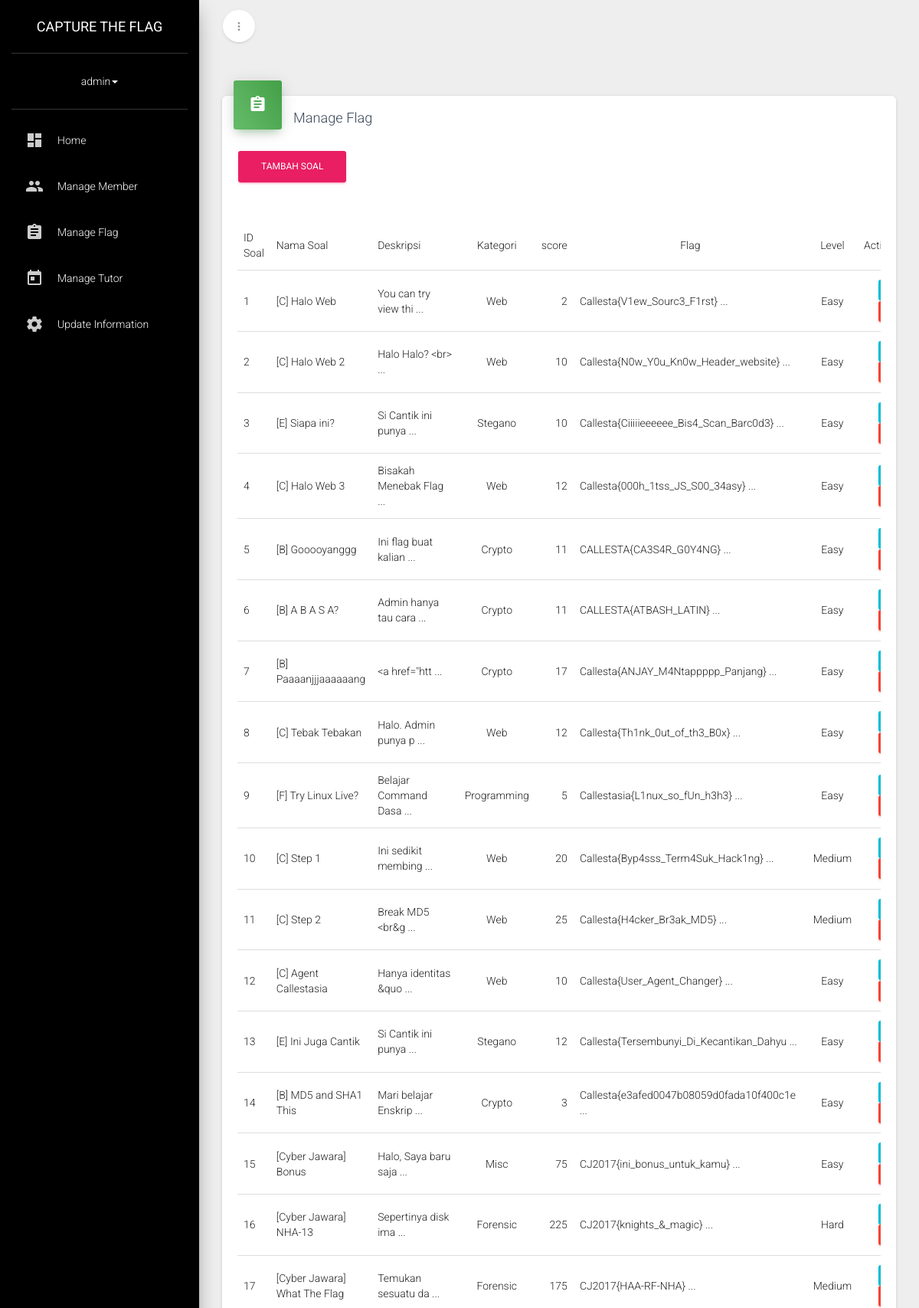
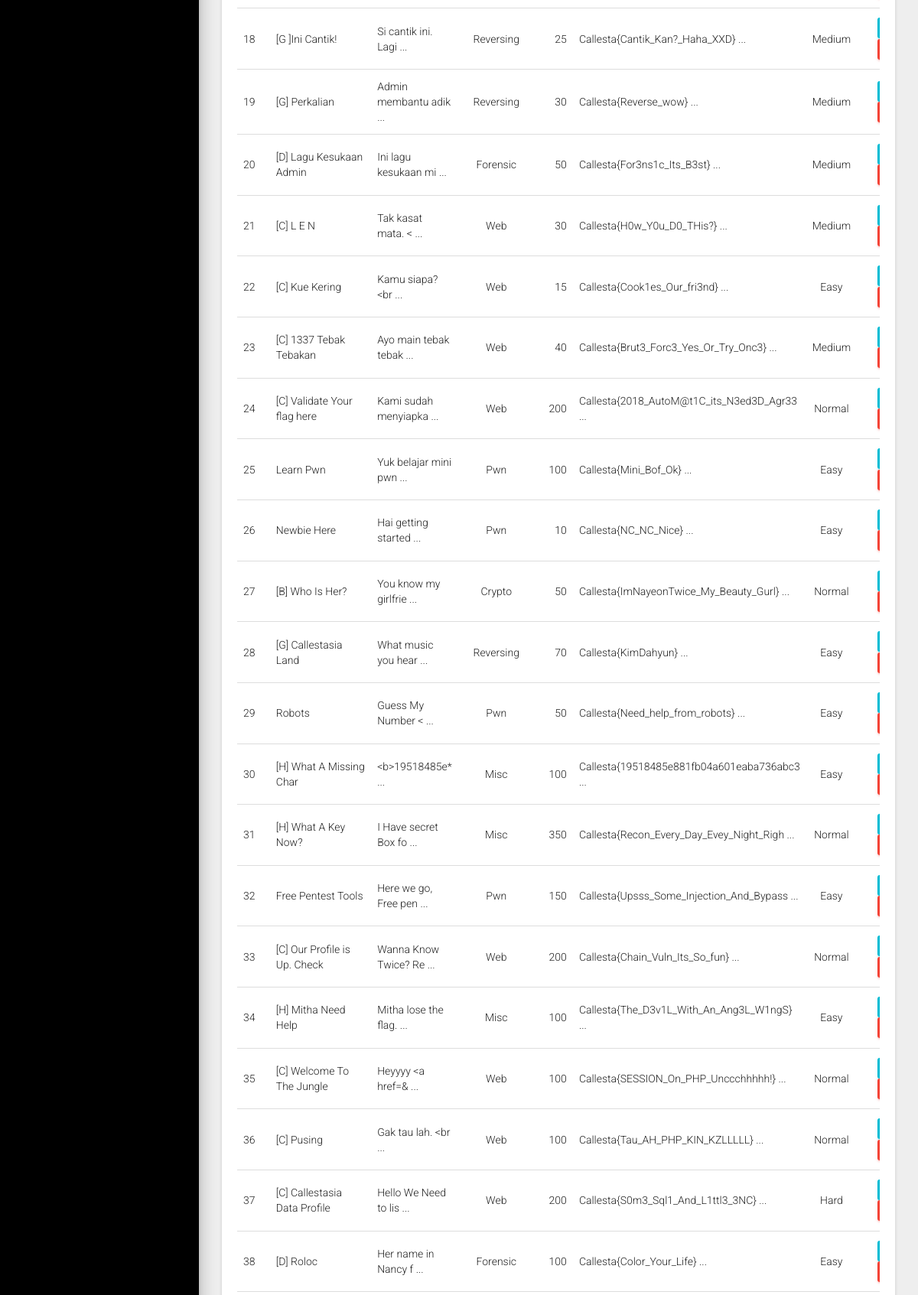
/admin/manage-flag (signed in, upper part), run on the app's committed database (2 pictures, top to bottom).
### tables this page shows
CREATE TABLE `submit` (
  `id` int(11) NOT NULL,
  `nama_soal` varchar(100) NOT NULL,
  `deskripsi` text NOT NULL,
  `kategori` varchar(100) NOT NULL,
  `score` int(11) NOT NULL,
  `flag` varchar(100) NOT NULL,
  `level` varchar(100) NOT NULL,
  `file` varchar(100) NOT NULL
);

### modules/db.class.php (called while the page is built, shortened)
<?php
class Database
{
	public function tampilkan_flag_list(){
		$action = mysql_query("SELECT * FROM `submit`");
		while ($row = mysql_fetch_array($action)) {
			$flag[] = array(
				'id' 		=> $row['id'],
				'nama_soal' => $row['nama_soal'],
				'deskripsi'	=> htmlspecialchars($row['deskripsi']),
				'kategori'  => $row['kategori'],
				'score' 	=> $row['score'],
				'flag'		=> $row['flag'],
				'level'		=> $row['level'],
			);
		}
		return $flag;
	}
}

### admin/manage-flag.php (the view, shortened to what this page needs)
<?php
require_once('../modules/db.class.php');
$Modules = new Modules;$Modules->isAdmin();
$Database = new Database;
?>
<!DOCTYPE html>
<html>
<head>
<?= $Modules->header("Manage Flag");?>
</head>
<body>
	<div class="wrapper">
	<?= $Modules->slideMenu();?>
	<div class="main-panel">
		<nav class="navbar navbar-transparent navbar-absolute">
			<div class="container-fluid">
				<div class="navbar-minimize">
					<button id="minimizeSidebar" class="btn btn-round btn-white btn-fill btn-just-icon">
						<i class="material-icons visible-on-sidebar-regular">more_vert</i>
					</button>
				</div>
			</div>
		</nav>
		<div class="content">
			<div class="container-fluid">
				<div class="row">
					<div class="col-md-12">
											<div class="card">
						<div class="card-header card-header-icon" data-background-color="green">
							<i class="material-icons">assignment</i>
						</div>
						<div class="card-content">
							<h4 class="card-title">Manage Flag</h4>
							<div class="row">
								<div class="col-md-12">
								<a href="tambahsoal" class="btn btn-rose" role="button">Tambah Soal</a>
									<div class="table-responsive table-sales">
										<table class="table">
											<tbody>
												<tr>
													<td>ID Soal</td>
													<td>Nama Soal</td>
													<td>Deskripsi</td>
													<td class="text-center">Kategori</td>
													<td class="text-center">score</td>
													<td class="text-center">Flag</td>
													<td class="text-center">Level</td>
													<td class="text-right">
														Actions
													</td>
												</tr>
												<?php
													$datarray = $Database->tampilkan_flag_list();
													foreach ($datarray as $key => $data) {?>
														<tr>
															<td><?= ($key+1); ?></td>
															<td><?= $data['nama_soal']; ?></td>
															<td><?php echo substr($data['deskripsi'],0,20);?> ...</td>
															<td class="text-center"><?=$data['kategori']?></td>
															<td class="text-right"><?= $data['score']; ?></td>
															<td><?php echo substr($data['flag'],0,40);?> ...</td>
															<td class="text-center"><?= $data['level']; ?></td>
															<td class="td-actions text-right">
																<a href="edit/<?= $data['id']; ?>/soal" class="btn btn-info" role="button"><i class="material-icons">edit</i></a>
																<a href="delete/<?= $data['id']; ?>/flag" class="btn btn-danger" role="button"><i class="material-icons">close</i></a>
															</td>
														</tr>
													<?php
													}
												?>
											</tbody>
										</table>
									</div>
								</div>
							</div>
						</div>
					</div>
					</div>
				</div>
			</div>
		</div>
	</div>
	</div>
</body>
</html>

### data on the page
submit: nama_soal "[C] Halo Web", deskripsi "You can try view thi", kategori "Web", score "2", flag "Callesta{V1ew_Sourc3_F1rst}", level "Easy"
submit: nama_soal "[C] Halo Web 2", deskripsi "Halo Halo? <br>", kategori "Web", score "10", flag "Callesta{N0w_Y0u_Kn0w_Header_website}", level "Easy"
submit: nama_soal "[E] Siapa ini?", deskripsi "Si Cantik ini punya", kategori "Stegano", score "10", flag "Callesta{Ciiiiieeeeee_Bis4_Scan_Barc0d3}", level "Easy"
submit: nama_soal "[C] Halo Web 3", deskripsi "Bisakah Menebak Flag", kategori "Web", score "12", flag "Callesta{000h_1tss_JS_S00_34asy}", level "Easy"
submit: nama_soal "[B] Gooooyanggg", deskripsi "Ini flag buat kalian", kategori "Crypto", score "11", flag "CALLESTA{CA3S4R_G0Y4NG}", level "Easy"
submit: nama_soal "[B] A B A S A?", deskripsi "Admin hanya tau cara", kategori "Crypto", score "11", flag "CALLESTA{ATBASH_LATIN}", level "Easy"
submit: nama_soal "[B] Paaaanjjjaaaaaang", deskripsi "<a href=\"htt", kategori "Crypto", score "17", flag "Callesta{ANJAY_M4Ntappppp_Panjang}", level "Easy"
submit: nama_soal "[C] Tebak Tebakan", deskripsi "Halo. Admin punya p", kategori "Web", score "12", flag "Callesta{Th1nk_0ut_of_th3_B0x}", level "Easy"
submit: nama_soal "[F] Try Linux Live?", deskripsi "Belajar Command Dasa", kategori "Programming", score "5", flag "Callestasia{L1nux_so_fUn_h3h3}", level "Easy"
submit: nama_soal "[C] Step 1", deskripsi "Ini sedikit membing", kategori "Web", score "20", flag "Callesta{Byp4sss_Term4Suk_Hack1ng}", level "Medium"
submit: nama_soal "[C] Step 2", deskripsi "Break MD5 <br&g", kategori "Web", score "25", flag "Callesta{H4cker_Br3ak_MD5}", level "Medium"
submit: nama_soal "[C] Agent Callestasia", deskripsi "Hanya identitas &quo", kategori "Web", score "10", flag "Callesta{User_Agent_Changer}", level "Easy"
submit: nama_soal "[E] Ini Juga Cantik", deskripsi "Si Cantik ini punya", kategori "Stegano", score "12", flag "Callesta{Tersembunyi_Di_Kecantikan_Dahyu", level "Easy"
submit: nama_soal "[B] MD5 and SHA1 This", deskripsi "Mari belajar Enskrip", kategori "Crypto", score "3", flag "Callesta{e3afed0047b08059d0fada10f400c1e", level "Easy"
submit: nama_soal "[Cyber Jawara] Bonus", deskripsi "Halo, Saya baru saja", kategori "Misc", score "75", flag "CJ2017{ini_bonus_untuk_kamu}", level "Easy"
submit: nama_soal "[Cyber Jawara] NHA-13", deskripsi "Sepertinya disk ima", kategori "Forensic", score "225", flag "CJ2017{knights_&_magic}", level "Hard"
submit: nama_soal "[Cyber Jawara] What The Flag", deskripsi "Temukan sesuatu da", kategori "Forensic", score "175", flag "CJ2017{HAA-RF-NHA}", level "Medium"
submit: nama_soal "[G ]Ini Cantik!", deskripsi "Si cantik ini. Lagi", kategori "Reversing", score "25", flag "Callesta{Cantik_Kan?_Haha_XXD}", level "Medium"
submit: nama_soal "[G] Perkalian", deskripsi "Admin membantu adik", kategori "Reversing", score "30", flag "Callesta{Reverse_wow}", level "Medium"
submit: nama_soal "[D] Lagu Kesukaan Admin", deskripsi "Ini lagu kesukaan mi", kategori "Forensic", score "50", flag "Callesta{For3ns1c_Its_B3st}", level "Medium"
submit: nama_soal "[C] L E N", deskripsi "Tak kasat mata. <", kategori "Web", score "30", flag "Callesta{H0w_Y0u_D0_THis?}", level "Medium"
submit: nama_soal "[C] Kue Kering", deskripsi "Kamu siapa? <br", kategori "Web", score "15", flag "Callesta{Cook1es_Our_fri3nd}", level "Easy"
submit: nama_soal "[C] 1337 Tebak Tebakan", deskripsi "Ayo main tebak tebak", kategori "Web", score "40", flag "Callesta{Brut3_Forc3_Yes_Or_Try_Onc3}", level "Medium"
submit: nama_soal "[C] Validate Your flag here", deskripsi "Kami sudah menyiapka", kategori "Web", score "200", flag "Callesta{2018_AutoM@t1C_its_N3ed3D_Agr33", level "Normal"
submit: nama_soal "Learn Pwn", deskripsi "Yuk belajar mini pwn", kategori "Pwn", score "100", flag "Callesta{Mini_Bof_Ok}", level "Easy"
submit: nama_soal "Newbie Here", deskripsi "Hai getting started", kategori "Pwn", score "10", flag "Callesta{NC_NC_Nice}", level "Easy"
submit: nama_soal "[B] Who Is Her?", deskripsi "You know my girlfrie", kategori "Crypto", score "50", flag "Callesta{ImNayeonTwice_My_Beauty_Gurl}", level "Normal"
submit: nama_soal "[G] Callestasia Land", deskripsi "What music you hear", kategori "Reversing", score "70", flag "Callesta{KimDahyun}", level "Easy"
submit: nama_soal "Robots", deskripsi "Guess My Number <", kategori "Pwn", score "50", flag "Callesta{Need_help_from_robots}", level "Easy"
submit: nama_soal "[H] What A Missing Char", deskripsi "<b>19518485e*", kategori "Misc", score "100", flag "Callesta{19518485e881fb04a601eaba736abc3", level "Easy"
submit: nama_soal "[H] What A Key Now?", deskripsi "I Have secret Box fo", kategori "Misc", score "350", flag "Callesta{Recon_Every_Day_Evey_Night_Righ", level "Normal"
submit: nama_soal "Free Pentest Tools", deskripsi "Here we go, Free pen", kategori "Pwn", score "150", flag "Callesta{Upsss_Some_Injection_And_Bypass", level "Easy"
submit: nama_soal "[C] Our Profile is Up. Check", deskripsi "Wanna Know Twice? Re", kategori "Web", score "200", flag "Callesta{Chain_Vuln_Its_So_fun}", level "Normal"
submit: nama_soal "[H] Mitha Need Help", deskripsi "Mitha lose the flag.", kategori "Misc", score "100", flag "Callesta{The_D3v1L_With_An_Ang3L_W1ngS}", level "Easy"
submit: nama_soal "[C] Welcome To The Jungle", deskripsi "Heyyyy <a href=&", kategori "Web", score "100", flag "Callesta{SESSION_On_PHP_Unccchhhhh!}", level "Normal"
submit: nama_soal "[C] Pusing", deskripsi "Gak tau lah. <br", kategori "Web", score "100", flag "Callesta{Tau_AH_PHP_KIN_KZLLLLL}", level "Normal"
submit: nama_soal "[C] Callestasia Data Profile", deskripsi "Hello We Need to lis", kategori "Web", score "200", flag "Callesta{S0m3_Sql1_And_L1ttl3_3NC}", level "Hard"
submit: nama_soal "[D] Roloc", deskripsi "Her name in Nancy f", kategori "Forensic", score "100", flag "Callesta{Color_Your_Life}", level "Easy"

### other printed values
$_SESSION['username'] "admin"
